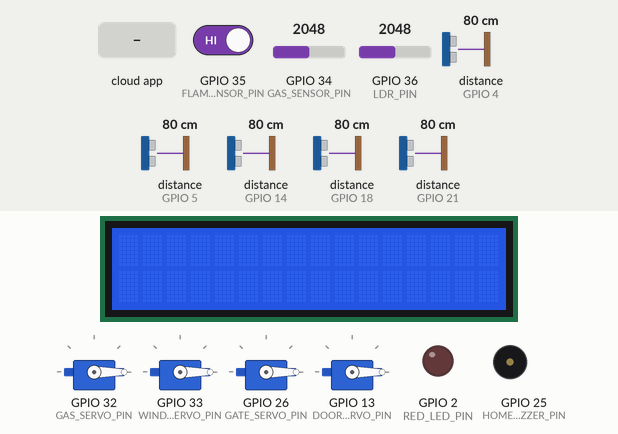
A sketch run on a simulated ESP32. Parts: 4 × servo, 16×2 character LCD, output pins drawn as LEDs (lit = HIGH), buzzer (waves = sounding). Wiring (inferred from the names in the program): 5 × ultrasonic range finder: trigger GPIO 12, echo GPIO 14 / trigger GPIO 15, echo GPIO 4 / trigger GPIO 16, echo GPIO 5 / trigger GPIO 17, echo GPIO 18 / trigger GPIO 19, echo GPIO 21. Inputs (shaded band) come from the test bench; at power-on: distance to the obstacle (sensors on GPIO 21, GPIO 4, GPIO 5, GPIO 14, GPIO 18) 80 cm, GPIO 34 (GAS_SENSOR_PIN) = 2048, GPIO 35 (FLAME_SENSOR_PIN) HIGH, GPIO 36 (LDR_PIN) = 2048. The echo pulse lasts 58.3 µs per cm; WiFi joins after 1.5 s; servers stay silent unless stated; the Firebase database answers and starts empty; pins used as bus, display or sensor lines are not drawn; what the sketch prints to the serial monitor is not drawn.

Above: at 2.7 s.
2.8 s: the phone or cloud app sets password to 0
At 5.3 s:
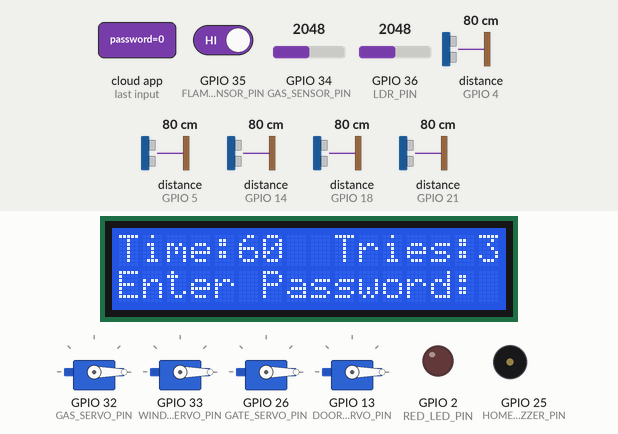
5.7 s: the phone or cloud app sets reset_password to 0
At 7.7 s:
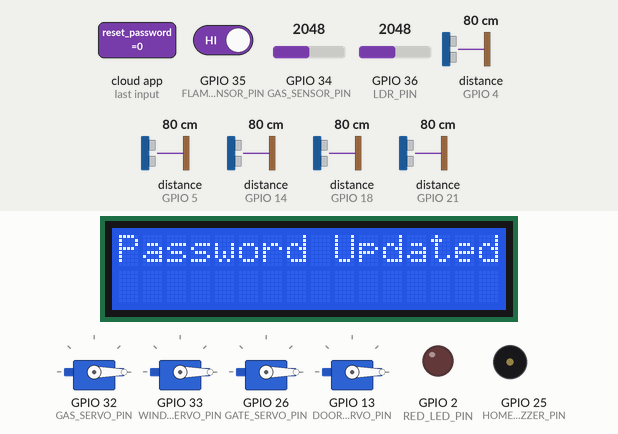
10.7 s: distance to the obstacle (sensor on GPIO 21) set to 24 cm
13.3 s: distance to the obstacle (sensor on GPIO 21) set to 18 cm
At 15.8 s:
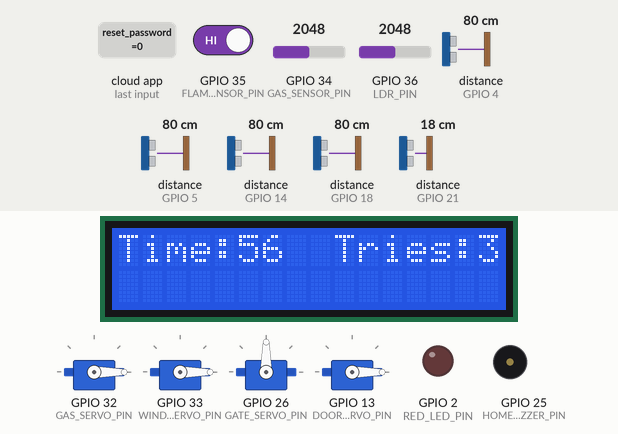
Timing chart, 0 to 18.8 s (numbered marks = the images above; inputs shaded):
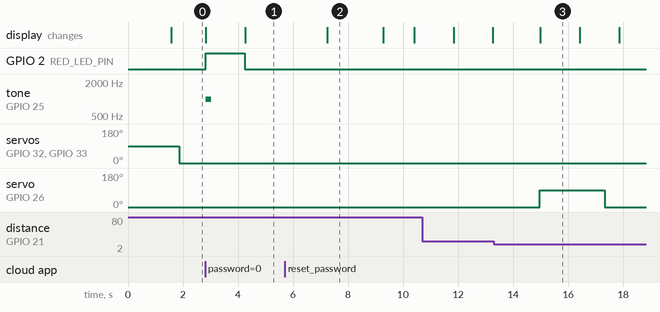

The sketch:

Smart_City.ino
```cpp
#include <WiFi.h>
#include <Firebase_ESP_Client.h>
#include <ESP32Servo.h>
#include <Keypad.h>
#include <LiquidCrystal_I2C.h>
#include <addons/TokenHelper.h>
#include <addons/RTDBHelper.h>

// WiFi and Firebase credentials
#define WIFI_SSID "ebrahim"
#define WIFI_PASSWORD "snake.robot.g1"
#define API_KEY "AIzaSyAS4Mae1M-kDnXT5Iv08-Men8VNr608s4M"
#define DATABASE_URL "https://iot-project-31b61-default-rtdb.firebaseio.com/"

// تعريف الـ Pins لكل نظام
// 1. نظام المنزل (Home)
#define GAS_SENSOR_PIN     34
#define FLAME_SENSOR_PIN   35
#define GAS_SERVO_PIN      32
#define WINDOW_SERVO_PIN   33
#define HOME_BUZZER_PIN    25

// 2. نظام الإضاءة (Light)
#define LDR_PIN            36
#define LIGHT_TRIG_PIN     12
#define LIGHT_ECHO_PIN     14
#define LED_PIN            27
#define PWM_CHANNEL        0

// 3. نظام المواقف (Parking)
#define NUM_SLOTS          3
const int PARKING_TRIG_PINS[NUM_SLOTS] = {15, 16, 17};
const int PARKING_ECHO_PINS[NUM_SLOTS] = {4, 5, 18};
#define GATE_TRIG_PIN      19
#define GATE_ECHO_PIN      21
#define GATE_SERVO_PIN     26

// 4. نظام الأمان (Security)
#define SECURITY_BUZZER_PIN    25  // مشترك مع HOME_BUZZER_PIN
#define RED_LED_PIN        2
#define GREEN_LED_PIN      4
#define DOOR_SERVO_PIN     13
const byte ROWS = 4;
const byte COLS = 4;
char keys[ROWS][COLS] = {
  { '1', '2', '3', 'A' },
  { '4', '5', '6', 'B' },
  { '7', '8', '9', 'C' },
  { '*', '0', '#', 'D' }
};
byte rowPins[ROWS] = { 22, 23, 24, 25 };
byte colPins[COLS] = { 26, 27, 28, 29 };

// تعريف الكائنات
Servo gasServo;
Servo windowServo;
Servo gateServo;
Servo doorServo;
Keypad securityKeypad = Keypad(makeKeymap(keys), rowPins, colPins, ROWS, COLS);
LiquidCrystal_I2C lcd(0x27, 16, 2);

FirebaseData fbdo;
FirebaseAuth auth;
FirebaseConfig config;
bool signupOk = false;

// =============== نظام المنزل (Home) ===============
bool gasControl = true;
bool flameControl = true;

void setupHomeSystem() {
  pinMode(GAS_SENSOR_PIN, INPUT);
  pinMode(FLAME_SENSOR_PIN, INPUT);
  pinMode(HOME_BUZZER_PIN, OUTPUT);
  gasServo.attach(GAS_SERVO_PIN);
  windowServo.attach(WINDOW_SERVO_PIN);
}

void loopHomeSystem() {
  int gasValue = analogRead(GAS_SENSOR_PIN);
  int flameValue = digitalRead(FLAME_SENSOR_PIN);

  Firebase.RTDB.getBool(&fbdo, "Home_alert/gas_control");
  gasControl = fbdo.boolData();
  Firebase.RTDB.getBool(&fbdo, "Home_alert/flame_control");
  flameControl = fbdo.boolData();

  if (gasValue > 400 && gasControl) {
    digitalWrite(HOME_BUZZER_PIN, HIGH);
    gasServo.write(90);
    windowServo.write(90);
    Firebase.RTDB.setBool(&fbdo, "Home_alert/gas_alert", true);
  }
  else if (flameValue == LOW && flameControl) {
    digitalWrite(HOME_BUZZER_PIN, HIGH);
    gasServo.write(90);
    Firebase.RTDB.setBool(&fbdo, "Home_alert/flame_alert", true);
  }
  else {
    digitalWrite(HOME_BUZZER_PIN, LOW);
    gasServo.write(0);
    windowServo.write(0);
    Firebase.RTDB.setBool(&fbdo, "Home_alert/gas_alert", false);
    Firebase.RTDB.setBool(&fbdo, "Home_alert/flame_alert", false);
  }
}

// =============== نظام الإضاءة (Light) ===============
int ldr_value = 2000;
int distance_value = 150;
unsigned long lightOnStart = 0;
bool isLightOn = false;

void setupLightSystem() {
  pinMode(LDR_PIN, INPUT);
  pinMode(LIGHT_TRIG_PIN, OUTPUT);
  pinMode(LIGHT_ECHO_PIN, INPUT);
  pinMode(LED_PIN, OUTPUT);

  ledcSetup(PWM_CHANNEL, 5000, 12);
  ledcAttachPin(LED_PIN, PWM_CHANNEL);
}

long readUltrasonicDistance(int trigPin, int echoPin) {
  digitalWrite(trigPin, LOW);
  delayMicroseconds(2);
  digitalWrite(trigPin, HIGH);
  delayMicroseconds(10);
  digitalWrite(trigPin, LOW);

  long duration = pulseIn(echoPin, HIGH, 30000);
  return duration * 0.034 / 2;
}

void loopLightSystem() {
  int ldrValue = analogRead(LDR_PIN);
  bool isNight = (ldrValue < ldr_value);
  long distance = readUltrasonicDistance(LIGHT_TRIG_PIN, LIGHT_ECHO_PIN);

  if (isNight) {
    if (distance > 0 && distance < distance_value) {
      ledcWrite(PWM_CHANNEL, 4095); // إضاءة قوية
      isLightOn = true;
      lightOnStart = millis();
    } else if (isLightOn && (millis() - lightOnStart >= 20000)) {
      ledcWrite(PWM_CHANNEL, 1024); // إضاءة خافتة بعد 20 ثانية
      isLightOn = false;
    } else if (!isLightOn) {
      ledcWrite(PWM_CHANNEL, 1024); // إضاءة خافتة
    }
  } else {
    ledcWrite(PWM_CHANNEL, 0); // لا إضاءة
    isLightOn = false;
  }
}

// =============== نظام المواقف (Parking) ===============
bool parkingOccupied[NUM_SLOTS] = {false};
unsigned long parkingStartTime[NUM_SLOTS] = {0};
unsigned long gateOpenTime = 0;
bool gateIsOpen = false;
#define DISTANCE_THRESHOLD 20

void setupParkingSystem() {
  for (int i = 0; i < NUM_SLOTS; i++) {
    pinMode(PARKING_TRIG_PINS[i], OUTPUT);
    pinMode(PARKING_ECHO_PINS[i], INPUT);
  }
  pinMode(GATE_TRIG_PIN, OUTPUT);
  pinMode(GATE_ECHO_PIN, INPUT);
  gateServo.attach(GATE_SERVO_PIN);
  gateServo.write(0);
}

void updateFirebaseParking(int slot, bool isOccupied, unsigned long duration = 0) {
  String path = "/slots/slot" + String(slot + 1);
  if (Firebase.ready()) {
    if (isOccupied) {
      Firebase.RTDB.setInt(&fbdo, path + "/startTime", millis());
      Firebase.RTDB.setBool(&fbdo, path + "/occupied", true);
    } else {
      Firebase.RTDB.setInt(&fbdo, path + "/duration", duration);
      Firebase.RTDB.setBool(&fbdo, path + "/occupied", false);
      int currentTotal = 0;
      if (Firebase.RTDB.getInt(&fbdo, path + "/totalOccupiedTime")) {
        currentTotal = fbdo.intData();
      }
      Firebase.RTDB.setInt(&fbdo, path + "/totalOccupiedTime", currentTotal + duration);
    }
  }
}

void openParkingGate() {
  gateServo.write(90);
  gateOpenTime = millis();
  gateIsOpen = true;
}

void loopParkingSystem() {
  static unsigned long lastCheck = 0;

  // إغلاق البوابة بعد 2 ثانية
  if (gateIsOpen && (millis() - gateOpenTime >= 2000)) {
    gateServo.write(0);
    gateIsOpen = false;
  }

  if (millis() - lastCheck >= 500) {
    lastCheck = millis();

    bool allReserved = true;
    bool carAtGate = false;
    int firstFreeSlot = -1;

    for (int i = 0; i < NUM_SLOTS; i++) {
      String reservePath = "/slots/slot" + String(i + 1) + "/reserved";
      bool reserved = false;
      if (Firebase.RTDB.getBool(&fbdo, reservePath)) {
        reserved = fbdo.boolData();
      }

      float distance = readUltrasonicDistance(PARKING_TRIG_PINS[i], PARKING_ECHO_PINS[i]);

      if (!reserved) {
        allReserved = false;
        if (firstFreeSlot == -1) {
          firstFreeSlot = i;
        }
      }

      if (distance > DISTANCE_THRESHOLD && parkingOccupied[i]) {
        unsigned long duration = (millis() - parkingStartTime[i]) / 1000;
        parkingOccupied[i] = false;
        updateFirebaseParking(i, false, duration);
      }
    }

    float gateDistance = readUltrasonicDistance(GATE_TRIG_PIN, GATE_ECHO_PIN);
    if (gateDistance < DISTANCE_THRESHOLD) {
      carAtGate = true;
    }

    if (!allReserved && carAtGate && firstFreeSlot != -1 && !parkingOccupied[firstFreeSlot]) {
      parkingOccupied[firstFreeSlot] = true;
      parkingStartTime[firstFreeSlot] = millis();
      updateFirebaseParking(firstFreeSlot, true);
      openParkingGate();
    }
  }
}

// =============== نظام الأمان (Security) ===============
String correctPassword = "1245";
String inputPassword = "";
struct PasswordChar {
  char ch;
  unsigned long timestamp;
};
PasswordChar passwordBuffer[16];

unsigned long securityStartTime;
unsigned long accessStartTime = 0;
unsigned long previousSecurityMillis = 0;
unsigned long showPasswordTime = 0;
unsigned long wrongPasswordTime = 0;

const int securityInterval = 1000;
int attempts = 0;
int remainingTime = 60;
int passwordLength = 0;

bool countdownActive = false;
bool accessGranted = false;
bool showPassword = false;
bool alarmActive = false;
bool wrongPasswordDisplay = false;
unsigned long alarmBlinkMillis = 0;
bool redLedState = false;

void setupSecuritySystem() {
  doorServo.attach(DOOR_SERVO_PIN);
  doorServo.write(0);
  pinMode(SECURITY_BUZZER_PIN, OUTPUT);
  pinMode(RED_LED_PIN, OUTPUT);
  pinMode(GREEN_LED_PIN, OUTPUT);
  lcd.init();
  lcd.backlight();
}

void updateLCDStatus() {
  lcd.setCursor(0, 0);
  lcd.print("Time:");
  lcd.print(remainingTime);
  lcd.print("  Tries:");
  lcd.print(3 - attempts);
  lcd.print(" ");
}

void checkPassword() {
  if (inputPassword == correctPassword) {
    digitalWrite(GREEN_LED_PIN, HIGH);
    lcd.clear();
    lcd.print("Access Granted");
    doorServo.write(90);
    accessStartTime = millis();
    accessGranted = true;
    inputPassword = "";
    passwordLength = 0;
  } else {
    attempts++;
    tone(SECURITY_BUZZER_PIN, 1000, 200);
    digitalWrite(RED_LED_PIN, HIGH);
    lcd.clear();
    lcd.print("Wrong Password");
    wrongPasswordTime = millis();
    wrongPasswordDisplay = true;
    inputPassword = "";
    passwordLength = 0;
  }
}

void triggerAlarm() {
  lcd.clear();
  lcd.print("ALARM!!");
  alarmActive = true;
  alarmBlinkMillis = millis();
}

void resetSecuritySystem() {
  inputPassword = "";
  attempts = 0;
  remainingTime = 60;
  previousSecurityMillis = millis();
  countdownActive = true;
  digitalWrite(GREEN_LED_PIN, LOW);
  digitalWrite(RED_LED_PIN, LOW);
  lcd.clear();
  updateLCDStatus();
  lcd.setCursor(0, 1);
  lcd.print("Enter Password:");
  passwordLength = 0;
}

void checkFirebaseCommands() {
  static String lastCheckedPassword = "";

  if (Firebase.RTDB.getString(&fbdo, "Security_system/password")) {
    String enteredPassword = fbdo.stringData();
    if (enteredPassword != "" && enteredPassword != lastCheckedPassword) {
      lastCheckedPassword = enteredPassword;
      if (enteredPassword == correctPassword) {
        lcd.clear();
        lcd.print("Access Granted");
        digitalWrite(GREEN_LED_PIN, HIGH);
        doorServo.write(90);
        accessStartTime = millis();
        accessGranted = true;
        Firebase.RTDB.setString(&fbdo, "Security_system/password", "");
        lastCheckedPassword = "";
      } else {
        lcd.clear();
        lcd.print("Wrong Password");
        tone(SECURITY_BUZZER_PIN, 1000, 200);
        digitalWrite(RED_LED_PIN, HIGH);
        wrongPasswordTime = millis();
        wrongPasswordDisplay = true;
        Firebase.RTDB.setString(&fbdo, "Security_system/password", "");
      }
    }
  }

  if (Firebase.RTDB.getString(&fbdo, "Security_system/reset_password")) {
    String newPassword = fbdo.stringData();
    if (newPassword != "" && newPassword != correctPassword) {
      correctPassword = newPassword;
      Firebase.RTDB.setString(&fbdo, "Security_system/reset_password", "");
      lcd.clear();
      lcd.print("Password Updated");
      unsigned long messageTime = millis();
      while (millis() - messageTime < 2000) {
        // انتظار بدون delay
      }
      resetSecuritySystem();
    }
  }
}

void loopSecuritySystem() {
  char key = securityKeypad.getKey();

  // إدارة حالة الوصول الممنوح
  if (accessGranted) {
    if (millis() - accessStartTime >= 10000) {
      doorServo.write(0);
      digitalWrite(GREEN_LED_PIN, LOW);
      accessGranted = false;
      resetSecuritySystem();
    }
    return;
  }

  // إدارة عرض رسالة كلمة المرور الخاطئة
  if (wrongPasswordDisplay) {
    if (millis() - wrongPasswordTime >= 1000) {
      digitalWrite(RED_LED_PIN, LOW);
      wrongPasswordDisplay = false;
      updateLCDStatus();
      lcd.setCursor(0, 1);
      lcd.print("Enter Password:");
    }
    return;
  }

  // بدء النظام بالأزرار
  if (key == 'A') {
    countdownActive = true;
    lcd.backlight();
    lcd.clear();
    updateLCDStatus();
    lcd.setCursor(0, 1);
    lcd.print("Enter Password:");
    securityStartTime = millis();
    previousSecurityMillis = millis();
  }

  if (countdownActive) {
    unsigned long currentMillis = millis();
    if (currentMillis - previousSecurityMillis >= securityInterval) {
      previousSecurityMillis = currentMillis;
      remainingTime--;
      updateLCDStatus();
      if (remainingTime <= 0 || attempts >= 3) {
        triggerAlarm();
        return;
      }
    }

    key = securityKeypad.getKey();
    if (key) {
      if (key == '#') {
        checkPassword();
      } else if (key == '*') {
        showPassword = true;
        showPasswordTime = millis();
      } else if (key == 'D') {
        if (passwordLength > 0) {
          passwordLength--;
          inputPassword.remove(passwordLength, 1);
        }
      } else if (passwordLength < 16) {
        passwordBuffer[passwordLength].ch = key;
        passwordBuffer[passwordLength].timestamp = millis();
        passwordLength++;
        inputPassword += key;
      }
    }

    if (showPassword && millis() - showPasswordTime < 2000) {
      lcd.setCursor(0, 1);
      lcd.print(inputPassword);
      lcd.print("                ");
    } else {
      showPassword = false;
      lcd.setCursor(0, 1);
      for (int i = 0; i < passwordLength; i++) {
        if (millis() - passwordBuffer[i].timestamp < 500) {
          lcd.print(passwordBuffer[i].ch);
        } else {
          lcd.print("*");
        }
      }
      lcd.print("                ");
    }
  }

  checkFirebaseCommands();

  if (alarmActive) {
    tone(SECURITY_BUZZER_PIN, 1000);
    if (millis() - alarmBlinkMillis >= 500) {
      alarmBlinkMillis = millis();
      redLedState = !redLedState;
      digitalWrite(RED_LED_PIN, redLedState);
    }

    if (Firebase.RTDB.getBool(&fbdo, "Security_system/alarm_status")) {
      if (fbdo.boolData() == false) {
        noTone(SECURITY_BUZZER_PIN);
        digitalWrite(RED_LED_PIN, LOW);
        lcd.clear();
        lcd.print("Alarm Stopped");
        unsigned long messageTime = millis();
        while (millis() - messageTime < 2000) {
          // انتظار بدون delay
        }
        resetSecuritySystem();
        alarmActive = false;
      }
    }
  }
}

// =============== الإعداد الرئيسي واللووب ===============
void setup() {
  Serial.begin(115200);

  // الاتصال بالواي فاي والفايربيز
  WiFi.begin(WIFI_SSID, WIFI_PASSWORD);
  Serial.print("Connecting to Wi-Fi");
  while (WiFi.status() != WL_CONNECTED) {
    Serial.print(".");
    delay(300);
  }
  Serial.println();
  Serial.print("Connected with IP: ");
  Serial.println(WiFi.localIP());

  config.api_key = API_KEY;
  config.database_url = DATABASE_URL;
  if (Firebase.signUp(&config, &auth, "", "")) {
    Serial.println("SignupOk");
    signupOk = true;
  } else {
    Serial.printf("%s\n", config.signer.signupError.message.c_str());
  }

  config.token_status_callback = tokenStatusCallback;
  Firebase.begin(&config, &auth);
  Firebase.reconnectNetwork(true);
  fbdo.setBSSLBufferSize(4096, 1024);
  Firebase.setDoubleDigits(3);

  // إعداد الأنظمة الفرعية
  setupHomeSystem();
  setupLightSystem();
  setupParkingSystem();
  setupSecuritySystem();

  Serial.println("All systems initialized");
}

void loop() {
  static unsigned long lastLoopTime = 0;
  unsigned long currentMillis = millis();

  if (currentMillis - lastLoopTime >= 100) {
    lastLoopTime = currentMillis;

    loopHomeSystem();
    loopLightSystem();
    loopParkingSystem();
    loopSecuritySystem();
  }
}
```

Measured:
- the behaviour switches between 21 and 20 cm on distance to the obstacle (sensor on GPIO 21) (found by bisection; images 2 and 3)
- after the input at 2.8 s, GPIO 2 (RED_LED_PIN): LOW → HIGH at once, → LOW 1.4 s later; tone on GPIO 25 (HOME_BUZZER_PIN): silent → 1000 Hz at once, → silent 0.20 s later; the display: first changes at once (image 1 shows a later state)
- after the input at 5.7 s, the display: changes after 1.5 s (image 2)
- after the input at 13.3 s, servo on GPIO 26 (GATE_SERVO_PIN): 0° → 90° after 1.7 s, → 0° 2.4 s later
- what the display in image 2 shows lasts 2.1 s, from 7.2 s to 9.3 s
